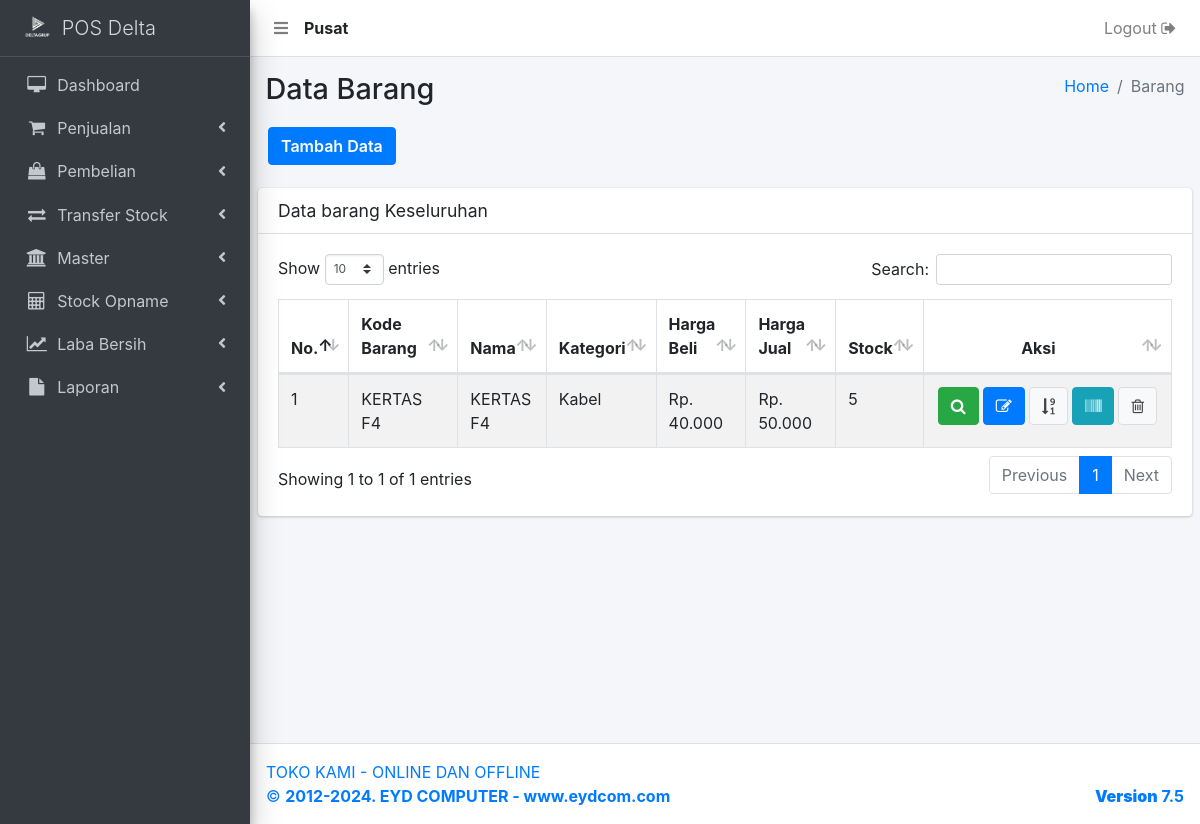
Screenshot of /barang-old.php (signed in) with the database file from the repository.
### tables this page shows
CREATE TABLE `user` (
  `user_id` int(11) NOT NULL,
  `user_nama` varchar(500) NOT NULL,
  `user_no_hp` varchar(250) NOT NULL,
  `user_alamat` text NOT NULL,
  `user_email` varchar(250) NOT NULL,
  `user_password` varchar(500) NOT NULL,
  `user_create` varchar(250) NOT NULL,
  `user_level` varchar(250) NOT NULL,
  `user_status` varchar(250) NOT NULL,
  `user_cabang` int(11) NOT NULL
);

CREATE TABLE `barang` (
  `barang_id` int(11) NOT NULL,
  `barang_kode` varchar(500) NOT NULL,
  `barang_kode_slug` varchar(500) NOT NULL,
  `barang_kode_count` int(11) NOT NULL,
  `barang_nama` varchar(250) NOT NULL,
  `barang_harga_beli` varchar(250) NOT NULL,
  `barang_harga` varchar(250) NOT NULL,
  `barang_harga_grosir_1` int(11) NOT NULL,
  `barang_harga_grosir_2` int(11) NOT NULL,
  `barang_harga_s2` int(11) NOT NULL,
  `barang_harga_grosir_1_s2` int(11) NOT NULL,
  `barang_harga_grosir_2_s2` int(11) NOT NULL,
  `barang_harga_s3` int(11) NOT NULL,
  `barang_harga_grosir_1_s3` int(11) NOT NULL,
  `barang_harga_grosir_2_s3` int(11) NOT NULL,
  `barang_stock` text NOT NULL,
  `barang_tanggal` varchar(250) NOT NULL,
  `barang_kategori_id` int(11) NOT NULL,
  `kategori_id` varchar(250) NOT NULL,
  `barang_satuan_id` varchar(250) NOT NULL,
  `satuan_id` varchar(250) NOT NULL,
  `satuan_id_2` int(11) NOT NULL,
  `satuan_id_3` int(11) NOT NULL,
  `satuan_isi_1` int(11) NOT NULL,
  `satuan_isi_2` int(11) NOT NULL,
  `satuan_isi_3` int(11) NOT NULL,
  `barang_deskripsi` text NOT NULL,
  `barang_option_sn` int(11) NOT NULL,
  `barang_terjual` int(11) NOT NULL,
  `barang_cabang` int(11) NOT NULL
);

CREATE TABLE `kategori` (
  `kategori_id` int(11) NOT NULL,
  `kategori_nama` varchar(500) NOT NULL,
  `kategori_status` varchar(250) NOT NULL,
  `kategori_cabang` int(11) NOT NULL
);

### _header-artibut.php (called while the page is built, shortened)
<?php
  	include 'aksi/functions.php';
    $userLoginCabang = mysqli_query( $conn, "select user_cabang from user where user_id = '".$_SESSION['user_id']."'");
    $sessionCabangData = mysqli_fetch_array($userLoginCabang);
    $sessionCabang     = $sessionCabangData['user_cabang'];
    if ( $sessionCabang < 1 ) {
      $tipeToko = "Pusat";
    } else {
      $tipeToko = "Cabang ".$sessionCabang;
    }
?>

### barang-old.php (the view, shortened to what this page needs)
<?php
  include '_header.php';
  include '_nav.php';
  include '_sidebar.php';
?>
  <div class="content-wrapper">
    <section class="content-header">
      <div class="container-fluid">
        <div class="row mb-2">
          <div class="col-sm-6">
            <h1>Data Barang</h1>
          </div>
          <div class="col-sm-6">
            <ol class="breadcrumb float-sm-right">
              <li class="breadcrumb-item"><a href="bo">Home</a></li>
              <li class="breadcrumb-item active">Barang</li>
            </ol>
          </div>
          <div class="tambah-data">
          	<a href="barang-add" class="btn btn-primary">Tambah Data</a>
          </div>
        </div>
      </div>
    </section>
    <section class="content">
      <div class="row">
        <div class="col-12">
          <div class="card">
            <div class="card-header">
              <h3 class="card-title">Data barang Keseluruhan</h3>
            </div>
            <div class="card-body">
              <div class="table-auto">
                <table id="example1" class="table table-bordered table-striped">
                  <thead>
                  <tr>
                    <th style="width: 6%;">No.</th>
                    <th style="width: 13%;">Kode Barang</th>
                    <th>Nama</th>
                    <th>Kategori</th>
                    <th>Harga Beli</th>
                    <th>Harga Jual</th>
                    <th>Stock</th>
                    <th style="text-align: center; width: 14%">Aksi</th>
                  </tr>
                  </thead>
                  <tbody>
                  <?php
                    $i = 1;
                    $queryProduct = $conn->query("SELECT barang.barang_id, barang.barang_kode, barang.barang_kode_count, barang.barang_nama, barang.barang_harga_beli, barang.barang_harga, barang.barang_stock, barang.barang_option_sn, barang.barang_cabang, kategori.kategori_id, kategori.kategori_nama, satuan.satuan_id, satuan.satuan_nama
                               FROM barang
                               JOIN kategori ON barang.kategori_id = kategori.kategori_id
                               JOIN satuan ON barang.satuan_id = satuan.satuan_id
                               WHERE barang_cabang = ".$sessionCabang." ORDER BY barang_id DESC
                               ");
                    while ($rowProduct = mysqli_fetch_array($queryProduct)) {
                  ?>
                  <tr>
                    	<td><?= $i; ?></td>
                      <td><?= $rowProduct['barang_kode']; ?></td>
                      <td><?= $rowProduct['barang_nama']; ?></td>
                      <td><?= $rowProduct['kategori_nama']; ?></td>
                      <td>Rp. <?= number_format($rowProduct['barang_harga_beli'], 0, ',', '.'); ?></td></td>
                      <td>Rp. <?= number_format($rowProduct['barang_harga'], 0, ',', '.'); ?></td>
                      <td><?= $rowProduct['barang_stock']; ?></td>
                      <td class="orderan-online-button">
                        <?php
                          $id = $rowProduct["barang_id"];
                        ?>
                          <a href="barang-zoom?id=<?= $id; ?>-<?= strtolower(str_replace(' ', '-', $rowProduct['barang_nama'])); ?>" title="Zoom Data" target="_blank">
                              <button class="btn btn-success" type="submit">
                                 <i class="fa fa-search"></i>
                              </button>
                          </a>
                      	  <a href="barang-edit?id=<?= $id; ?>-<?= strtolower(str_replace(' ', '-', $rowProduct['barang_nama'])); ?>" title="Edit Data">
                              <button class="btn btn-primary" type="submit">
                                 <i class="fa fa-edit"></i>
                              </button>
                          </a>
                          <?php if ( $rowProduct['barang_option_sn'] < 1 ) { ?>
                          <a href="#!" title="Data No. SN" class="Data No. SN">
                              <button class="btn btn-default" type="" name="hapus">
                                  <i class="fa fa-sort-numeric-desc"></i>
                              </button>
                          </a>
                          <?php } ?>
                          <a href="barang-generate-barcode?id=<?= $id; ?>-<?= strtolower(str_replace(' ', '-', $rowProduct['barang_nama'])); ?>" title="Generate Barcode">
                              <button class="btn btn-info" type="submit">
                                 <i class="fa fa-barcode"></i>
                              </button>
                          </a>
                          <?php
                            $penjualan = mysqli_query($conn, "select * from penjualan where barang_id = $id");
                            $jmlPenjualan = mysqli_num_rows($penjualan);
                          ?>
                          <?php if ( $jmlPenjualan > 0 ) { ?>
                          <a href="#!" title="Delete Data" class="delete-data">
                              <button class="btn btn-default" type="" name="hapus">
                                  <i class="fa fa-trash-o"></i>
                              </button>
                          </a>
                          <?php } ?>
                      </td>
                  </tr>
                  <?php $i++; ?>
                  <?php } ?>
                  </tbody>
                </table>
              </div>
            </div>
          </div>
        </div>
      </div>
    </section>
  </div>
</div>
<?php include '_footer.php'; ?>
</body>
</html>

### _header.php (shortened to what this page needs)
<?php
  include '_header-artibut.php';
?>
<?php
  $levelLogin = $_SESSION['user_level'];
?>
<!DOCTYPE html>
<html>
<head>
  <link rel="stylesheet" href="plugins/fontawesome-free/css/all.min.css">
  <link rel="stylesheet" type="text/css" href="dist/css/font-awesome.min.css">
  <link rel="stylesheet" href="plugins/tempusdominus-bootstrap-4/css/tempusdominus-bootstrap-4.min.css">
  <link rel="stylesheet" href="plugins/datatables-bs4/css/dataTables.bootstrap4.css">
  <link rel="stylesheet" href="plugins/icheck-bootstrap/icheck-bootstrap.min.css">
  <link rel="stylesheet" href="plugins/jqvmap/jqvmap.min.css">
  <link rel="stylesheet" href="dist/css/adminlte.min.css">
  <link rel="stylesheet" href="plugins/overlayScrollbars/css/OverlayScrollbars.min.css">
  <link rel="stylesheet" href="plugins/daterangepicker/daterangepicker.css">
  <link rel="stylesheet" href="plugins/summernote/summernote-bs4.css">
  <link rel="stylesheet" href="plugins/select2/css/select2.min.css">
  <link rel="stylesheet" href="plugins/select2-bootstrap4-theme/select2-bootstrap4.min.css">
  <link rel="stylesheet" type="text/css" href="dist/node_modules/sweetalert2/dist/sweetalert2.css">
  <link rel="stylesheet" type="text/css" href="dist/css/style.css">
  <link rel="stylesheet" type="text/css" href="dist/css/tableexport.min.css">
</head>
<body class="hold-transition sidebar-mini layout-fixed">
<div class="wrapper">

### _nav.php (shortened to what this page needs)
<nav class="main-header navbar navbar-expand navbar-white navbar-light">
    <ul class="navbar-nav">
      <li class="nav-item">
        <a class="nav-link" data-widget="pushmenu" href="#"><i class="fas fa-bars"></i></a>
      </li>
      <li class="nav-item" style="padding-top: 8px;">
        <?php
          echo "<b>".$tipeToko."</b>";
        ?>
      </li>
    </ul>
    <ul class="navbar-nav ml-auto">
      <li class="nav-item">
        <a href="<?php echo "aksi/logout.php?logout";?>"onclick="return confirm('Apakah anda yakin logout ?')" class="nav-link">Logout <i class="fa fa-sign-out"></i>
        </a>
      </li>
    </ul>
  </nav>

### _sidebar.php (shortened to what this page needs)
<aside class="main-sidebar sidebar-dark-primary elevation-4">
    <a href="bo" class="brand-link">
      <img src="assets-login/images/logo deltagrup putih.png" class="brand-image">
      <span class="brand-text font-weight-light">POS Delta</span>
    </a>
    <div class="sidebar">
      <nav class="mt-2">
        <ul class="nav nav-pills nav-sidebar flex-column" data-widget="treeview" role="menu" data-accordion="false">
          <?php if ( $levelLogin !== "kurir" ) { ?>
          <li class="nav-item">
            <a href="bo" class="nav-link">
              <i class="nav-icon fa fa-desktop"></i>
              <p>
                 Dashboard
              </p>
            </a>
          </li>
          <li class="nav-item has-treeview">
            <a href="#" class="nav-link">
              <i class="nav-icon fa fa-shopping-cart"></i>
              <p>
                Penjualan
                <i class="fas fa-angle-left right"></i>
              </p>
            </a>
          </li>
          <?php } ?>
          <?php if ( $levelLogin !== "kasir" && $levelLogin !== "kurir" ) { ?>
          <li class="nav-item has-treeview">
            <a href="#" class="nav-link">
              <i class="nav-icon fa fa-shopping-bag"></i>
              <p>
                Pembelian
                <i class="fas fa-angle-left right"></i>
              </p>
            </a>
          </li>
          <?php } ?>
          <?php if ( $levelLogin !== "kasir" && $levelLogin !== "kurir" ) { ?>
          <li class="nav-item has-treeview">
            <a href="#" class="nav-link">
              <i class="nav-icon fa fa-exchange"></i>
              <p>
                Transfer Stock
                <i class="fas fa-angle-left right"></i>
              </p>
            </a>
          </li>
          <?php } ?>
          <?php if ( $levelLogin !== "kasir" && $levelLogin !== "kurir" ) { ?>
          <li class="nav-item has-treeview">
            <a href="#" class="nav-link">
              <i class="nav-icon fa fa-university"></i>
              <p>
                Master
                <i class="fas fa-angle-left right"></i>
              </p>
            </a>
          </li>
          <?php } ?>
          <?php if ( $levelLogin !== "kurir" ) { ?>
          <li class="nav-item has-treeview">
            <a href="#" class="nav-link">
              <i class="nav-icon fa fa-calculator"></i>
              <p>
                Stock Opname
                <i class="fas fa-angle-left right"></i>
              </p>
            </a>
          </li>
          <?php } ?>
          <?php if ( $levelLogin !== "kasir" && $levelLogin !== "kurir" ) { ?>
          <li class="nav-item has-treeview">
            <a href="#" class="nav-link">
              <i class="nav-icon fa fa-line-chart"></i>
              <p>
                Laba Bersih
                <i class="fas fa-angle-left right"></i>
              </p>
            </a>
          </li>
          <?php } ?>
          <li class="nav-item has-treeview">
            <a href="#" class="nav-link">
              <i class="nav-icon fa fa-file"></i>
              <p>
                Laporan
                <i class="fas fa-angle-left right"></i>
              </p>
            </a>
          </li>
        </ul>
      </nav>
    </div>
  </aside>

### _footer.php (shortened to what this page needs)
<footer class="main-footer">
    <a href='http://www.eydcom.com'/> TOKO KAMI <a href='http://www.eydcom.com'/> - ONLINE DAN OFFLINE <a href='http://www.eydcom.com'/><br/>
 &#169; <strong>2012-<?= date("Y"); ?><a href='http://www.eydcom.com'/>. EYD COMPUTER - <a href='http://www.eydcom.com'/>www.eydcom.com
    <div class="float-right d-none d-sm-inline-block">
      <b>Version</b> 7.5
    </div>
  </footer>
</body>
</html>

### rows the page displays
user: user_cabang "Pusat"
barang: barang_kode "KERTAS F4", barang_nama "KERTAS F4", kategori.kategori_nama "Kabel", barang_harga_beli "40.000", barang_harga "50.000", barang_stock "5", barang_option_sn 0 (drawn)
